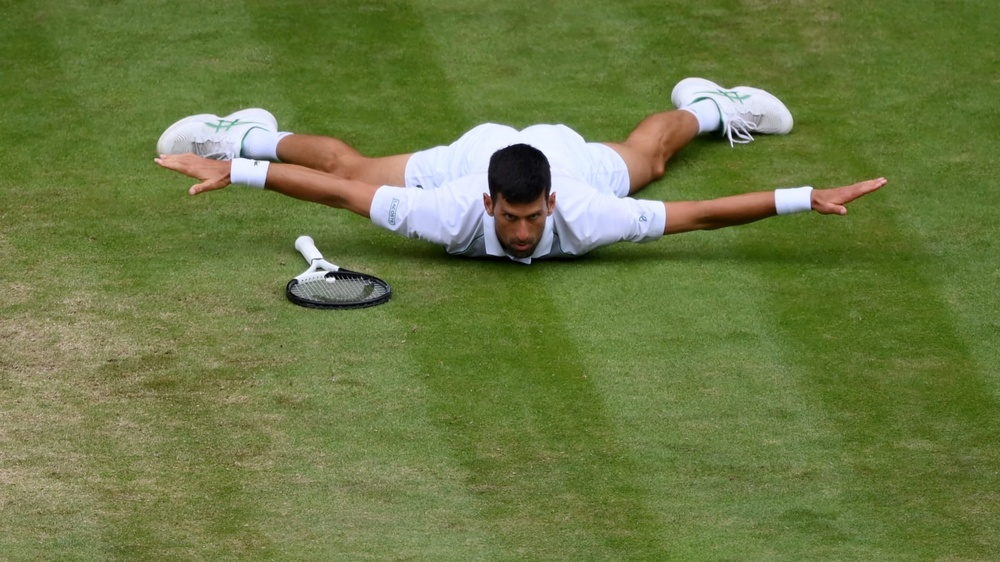
#> input picture cv/djoko_air.jpg, 1000 x 562 px, shrunk from 1920 x 1080 before the run, found by its file name
$ python hist.py
#> lines starting #> are read from the running program, lines starting #| are printed output that depends on the picture
import matplotlib.pyplot as plt
import cv2
import numpy as np


PATH = "cv\djoko_air.jpg"
img = cv2.imread(PATH)
#> img is the input picture: shape (562, 1000, 3); mean B, G, R 68.2, 121.5, 108.1

img = cv2.cvtColor(img, cv2.COLOR_BGR2RGB)
hist = cv2.calcHist([img], [0], None, [256], [0, 255])
#> hist = 256 values, max 12021 at index 92, min 0 at index 254, mean 2195.3
plt.imshow(img)
plt.show()
print(type(hist), hist.size, hist.shape)
#| <class 'numpy.ndarray'> 256 (256, 1)

# RGB histogram
# calcHist(img, channels, mask, histSize, ranges)
hist_r = cv2.calcHist([img], [0], None, [256], [0, 255])
#> hist_r has the same summary as hist
hist_g = cv2.calcHist([img], [1], None, [256], [0, 255])
#> hist_g = 256 values, max 14519 at index 112, min 0 at index 254, mean 2195.3
hist_b = cv2.calcHist([img], [2], None, [256], [0, 255])
#> hist_b = 256 values, max 9863 at index 52, min 0 at index 255, mean 2162.2

plt.figure(figsize=(8, 6))
plt.plot(hist_r, color="red", label="Red")
plt.plot(hist_g, color="green", label="Green")
plt.plot(hist_b, color="blue", label="Blue")

plt.title("Color Histogram")
plt.show()
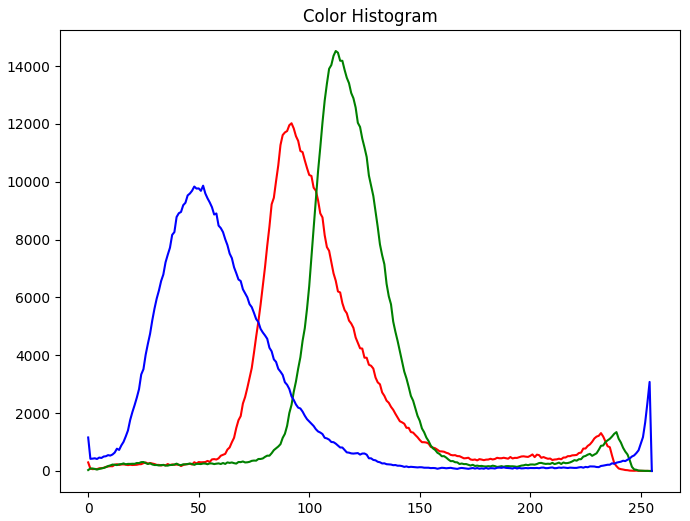
#> figure drawn by matplotlib, 1 panel; curve peaks at x = 92, y = 12021; curve peaks at x = 112, y = 14519; curve peaks at x = 52, y = 9863


# RGB, HSV histogram
hist_r = cv2.calcHist([img], [0], None, [256], [0, 255])
hist_g = cv2.calcHist([img], [1], None, [256], [0, 255])
hist_b = cv2.calcHist([img], [2], None, [256], [0, 255])

img_hsv = cv2.cvtColor(img, cv2.COLOR_RGB2HSV)
#> img_hsv: shape (562, 1000, 3); mean H, S, V 42.1, 127.8, 124.8
hist_h = cv2.calcHist([img_hsv], [0], None, [180], [0, 179])
#> hist_h = 180 values, max 99871 at index 40, min 0 at index 59, mean 3122
hist_s = cv2.calcHist([img_hsv], [1], None, [256], [0, 255])
#> hist_s = 256 values, max 6742 at index 137, min 0 at index 1, mean 2190.4
hist_v = cv2.calcHist([img_hsv], [2], None, [256], [0, 255])
#> hist_v = 256 values, max 14355 at index 112, min 0 at index 255, mean 2162.2

plt.figure(figsize=(15, 5))
plt.subplot(1, 2, 1)
plt.plot(hist_r, color="red", label="Red")
plt.plot(hist_g, color="green", label="Green")
plt.plot(hist_b, color="blue", label="Blue")
plt.title("RGB color histogram")

plt.subplot(1, 2, 2)
plt.plot(hist_h, color="orange", label="Hue")
plt.plot(hist_s, color="purple", label="Saturation")
plt.plot(hist_v, color="brown", label="Value")
plt.title("HSV color histogram")

plt.tight_layout()
plt.show()
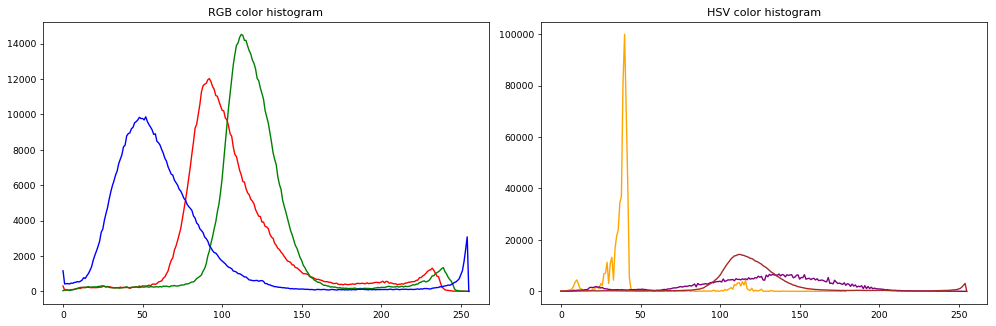
#> figure drawn by matplotlib, 2 panels; panel 1: curve peaks at x = 92, y = 12021; panel 1: curve peaks at x = 112, y = 14519; panel 1: curve peaks at x = 52, y = 9863; panel 2: curve peaks at x = 40, y = 99871
